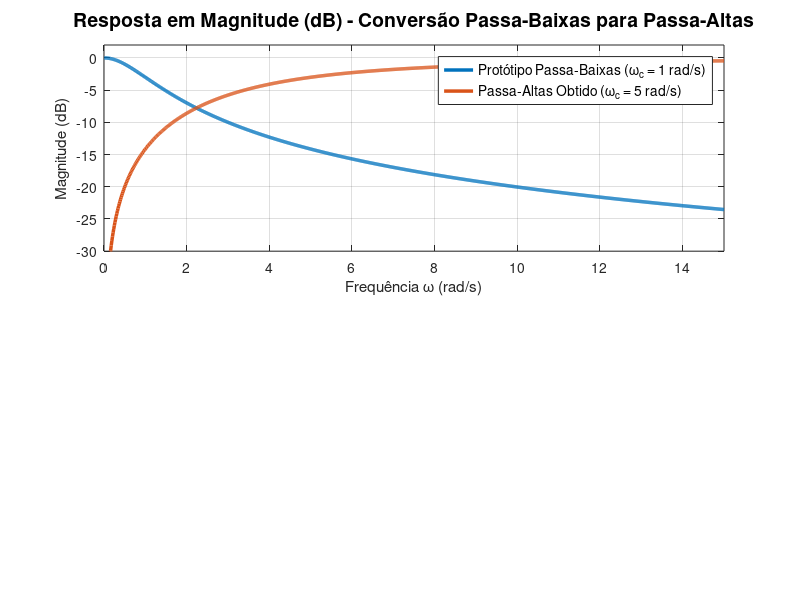

Reproduce this figure in MATLAB. (Note: this script raises an error after producing the figure.)
clc; clear all; close all;

% Frequency vector (linear for clear visualization of frequencies)
w = linspace(0.01, 15, 1000); % Start slightly above 0 to avoid log10(0)

% Cutoff frequency for highpass
wc = 5;

% Frequency response calculations
% Lowpass prototype G(s) = 1 / (s + 1)
glp = 1 ./ (1j * w + 1);

% Highpass filter H(s) = s / (s + wc)
ghp = (1j * w) ./ (1j * w + wc);

% Plotting
fig = figure('Position', [100, 100, 800, 600]);

% Magnitude Plot (dB)
subplot(2,1,1);
plot(w, 20*log10(abs(glp)), 'LineWidth', 2.5, 'Color', [0, 0.4470, 0.7410]); hold on;
plot(w, 20*log10(abs(ghp)), 'LineWidth', 2.5, 'Color', [0.8500, 0.3250, 0.0980]);
grid on;
title('Resposta em Magnitude (dB) - Conversão Passa-Baixas para Passa-Altas', 'FontSize', 14);
ylabel('Magnitude (dB)', 'FontSize', 11);
xlabel('Frequência \omega (rad/s)', 'FontSize', 11);
legend('Protótipo Passa-Baixas (\omega_c = 1 rad/s)', 'Passa-Altas Obtido (\omega_c = 5 rad/s)', 'FontSize', 10);
ylim([-30, 2]);
xlim([0, 15]);

% Cutoff frequency indicators (at -3 dB) with HandleVisibility off
y_cut = -3;
yline(y_cut, '--k', 'Limiar de -3 dB', 'LabelHorizontalAlignment', 'left', 'FontSize', 9, 'HandleVisibility', 'off');
plot([1, 1], [-30, y_cut], ':b', 'LineWidth', 1.2, 'HandleVisibility', 'off');
plot([wc, wc], [-30, y_cut], ':r', 'LineWidth', 1.2, 'HandleVisibility', 'off');
plot(1, y_cut, 'o', 'MarkerFaceColor', 'b', 'MarkerSize', 6, 'HandleVisibility', 'off');
plot(wc, y_cut, 'o', 'MarkerFaceColor', 'r', 'MarkerSize', 6, 'HandleVisibility', 'off');

% Phase Plot (Degrees)
subplot(2,1,2);
plot(w, (180/pi)*angle(glp), 'LineWidth', 2.5, 'Color', [0, 0.4470, 0.7410]); hold on;
plot(w, (180/pi)*angle(ghp), 'LineWidth', 2.5, 'Color', [0.8500, 0.3250, 0.0980]);
grid on;
title('Resposta de Fase', 'FontSize', 14);
ylabel('Fase (graus)', 'FontSize', 11);
xlabel('Frequência \omega (rad/s)', 'FontSize', 11);
legend('Protótipo Passa-Baixas (\omega_c = 1 rad/s)', 'Passa-Altas Obtido (\omega_c = 5 rad/s)', 'FontSize', 10);
ylim([-95, 95]);
xlim([0, 15]);

% Phase indicators at cutoff frequencies with HandleVisibility off
plot([1, 1], [-95, -45], ':b', 'LineWidth', 1.2, 'HandleVisibility', 'off');
plot([wc, wc], [-95, 45], ':r', 'LineWidth', 1.2, 'HandleVisibility', 'off');
plot(1, -45, 'o', 'MarkerFaceColor', 'b', 'MarkerSize', 6, 'HandleVisibility', 'off');
plot(wc, 45, 'o', 'MarkerFaceColor', 'r', 'MarkerSize', 6, 'HandleVisibility', 'off');

saveas(fig, '../../images/resposta_filtro_passa_altas.png');
close(fig);
